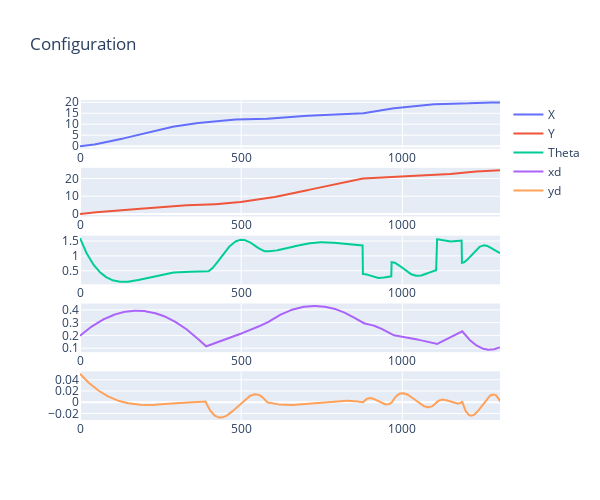
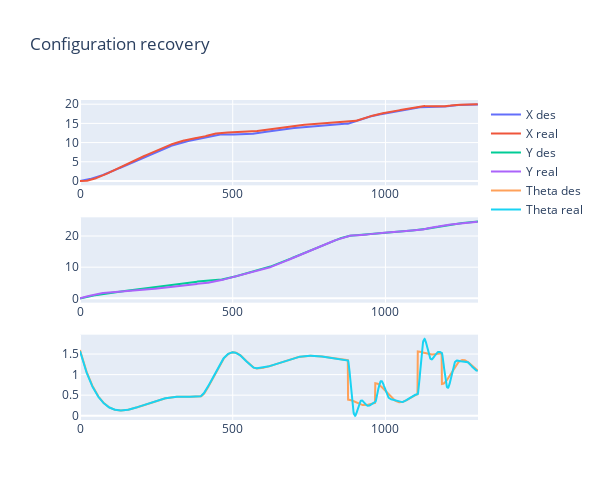
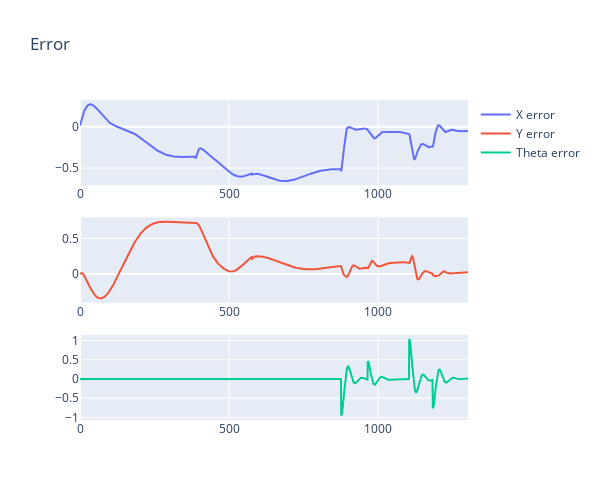
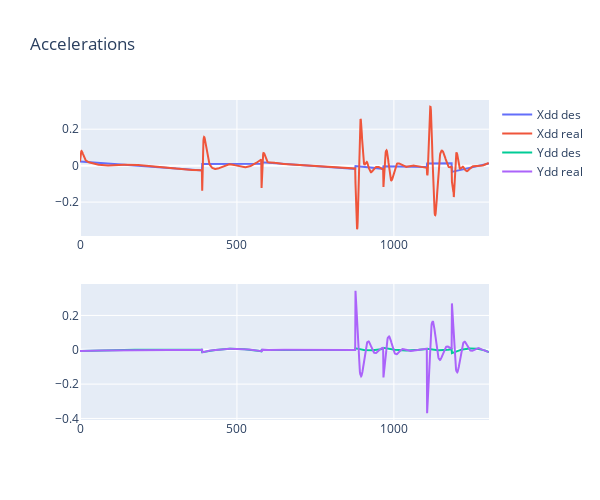

The code cell stored with these charts, in order, in its notebook:
### Code cell
evaluate = State_Reconstruction(rrt.confs, rrt.commands, rrt.accs_robF, jerk)
evaluate.rec_states()
evaluate.plot_stuff()

### Figure 1 — Plotly figure (JSON) as saved in the notebook; plotly's stock layout.template omitted (floating-point values rounded to 4 significant figures; data arrays with more than 128 entries replaced by an {"elided": "..."} marker saying what was removed)
{"data": [{"name": "X ", "type": "scatter", "x": {"elided": "1303 float values"}, "xaxis": "x", "y": {"elided": "1303 float values"}, "yaxis": "y"}, {"name": "Y ", "type": "scatter", "x": {"elided": "1303 float values"}, "xaxis": "x2", "y": {"elided": "1303 float values"}, "yaxis": "y2"}, {"name": "Theta ", "type": "scatter", "x": {"elided": "1303 float values"}, "xaxis": "x3", "y": {"elided": "1303 float values"}, "yaxis": "y3"}, {"name": "xd ", "type": "scatter", "x": {"elided": "1303 float values"}, "xaxis": "x4", "y": {"elided": "1303 float values"}, "yaxis": "y4"}, {"name": "yd ", "type": "scatter", "x": {"elided": "1303 float values"}, "xaxis": "x5", "y": {"elided": "1303 float values"}, "yaxis": "y5"}], "layout": {"height": 500, "title": {"text": "Configuration"}, "width": 600, "xaxis": {"anchor": "y", "domain": [0, 1]}, "xaxis2": {"anchor": "y2", "domain": [0, 1]}, "xaxis3": {"anchor": "y3", "domain": [0, 1]}, "xaxis4": {"anchor": "y4", "domain": [0, 1]}, "xaxis5": {"anchor": "y5", "domain": [0, 1]}, "yaxis": {"anchor": "x", "domain": [0.848, 1]}, "yaxis2": {"anchor": "x2", "domain": [0.636, 0.788]}, "yaxis3": {"anchor": "x3", "domain": [0.424, 0.576]}, "yaxis4": {"anchor": "x4", "domain": [0.212, 0.364]}, "yaxis5": {"anchor": "x5", "domain": [0, 0.152]}}}

### Figure 2 — Plotly figure (JSON) as saved in the notebook; plotly's stock layout.template omitted (floating-point values rounded to 4 significant figures; data arrays with more than 128 entries replaced by an {"elided": "..."} marker saying what was removed)
{"data": [{"name": "X des", "type": "scatter", "x": {"elided": "1303 float values"}, "xaxis": "x", "y": {"elided": "1303 float values"}, "yaxis": "y"}, {"name": "X real", "type": "scatter", "x": {"elided": "1303 float values"}, "xaxis": "x", "y": {"elided": "1302 float values"}, "yaxis": "y"}, {"name": "Y des", "type": "scatter", "x": {"elided": "1303 float values"}, "xaxis": "x2", "y": {"elided": "1303 float values"}, "yaxis": "y2"}, {"name": "Y real", "type": "scatter", "x": {"elided": "1303 float values"}, "xaxis": "x2", "y": {"elided": "1302 float values"}, "yaxis": "y2"}, {"name": "Theta des", "type": "scatter", "x": {"elided": "1303 float values"}, "xaxis": "x3", "y": {"elided": "1303 float values"}, "yaxis": "y3"}, {"name": "Theta real", "type": "scatter", "x": {"elided": "1303 float values"}, "xaxis": "x3", "y": {"elided": "1302 float values"}, "yaxis": "y3"}], "layout": {"height": 500, "title": {"text": "Configuration recovery"}, "width": 600, "xaxis": {"anchor": "y", "domain": [0, 1]}, "xaxis2": {"anchor": "y2", "domain": [0, 1]}, "xaxis3": {"anchor": "y3", "domain": [0, 1]}, "yaxis": {"anchor": "x", "domain": [0.7333, 1]}, "yaxis2": {"anchor": "x2", "domain": [0.3667, 0.6333]}, "yaxis3": {"anchor": "x3", "domain": [0, 0.2667]}}}

### Figure 3 — Plotly figure (JSON) as saved in the notebook; plotly's stock layout.template omitted (floating-point values rounded to 4 significant figures; data arrays with more than 128 entries replaced by an {"elided": "..."} marker saying what was removed)
{"data": [{"name": "X error ", "type": "scatter", "x": {"elided": "1302 float values"}, "xaxis": "x", "y": {"elided": "1302 float values"}, "yaxis": "y"}, {"name": "Y error ", "type": "scatter", "x": {"elided": "1302 float values"}, "xaxis": "x2", "y": {"elided": "1302 float values"}, "yaxis": "y2"}, {"name": "Theta error ", "type": "scatter", "x": {"elided": "1302 float values"}, "xaxis": "x3", "y": {"elided": "1302 float values"}, "yaxis": "y3"}], "layout": {"height": 500, "title": {"text": "Error"}, "width": 600, "xaxis": {"anchor": "y", "domain": [0, 1]}, "xaxis2": {"anchor": "y2", "domain": [0, 1]}, "xaxis3": {"anchor": "y3", "domain": [0, 1]}, "yaxis": {"anchor": "x", "domain": [0.7333, 1]}, "yaxis2": {"anchor": "x2", "domain": [0.3667, 0.6333]}, "yaxis3": {"anchor": "x3", "domain": [0, 0.2667]}}}

### Figure 4 — Plotly figure (JSON) as saved in the notebook; plotly's stock layout.template omitted (floating-point values rounded to 4 significant figures; data arrays with more than 128 entries replaced by an {"elided": "..."} marker saying what was removed)
{"data": [{"name": "Xdd des", "type": "scatter", "x": {"elided": "1303 float values"}, "xaxis": "x", "y": {"elided": "1303 float values"}, "yaxis": "y"}, {"name": "Xdd real", "type": "scatter", "x": {"elided": "1303 float values"}, "xaxis": "x", "y": {"elided": "1302 float values"}, "yaxis": "y"}, {"name": "Ydd des", "type": "scatter", "x": {"elided": "1303 float values"}, "xaxis": "x2", "y": {"elided": "1303 float values"}, "yaxis": "y2"}, {"name": "Ydd real", "type": "scatter", "x": {"elided": "1303 float values"}, "xaxis": "x2", "y": {"elided": "1302 float values"}, "yaxis": "y2"}], "layout": {"height": 500, "title": {"text": "Accelerations"}, "width": 600, "xaxis": {"anchor": "y", "domain": [0, 1]}, "xaxis2": {"anchor": "y2", "domain": [0, 1]}, "yaxis": {"anchor": "x", "domain": [0.575, 1]}, "yaxis2": {"anchor": "x2", "domain": [0, 0.425]}}}
